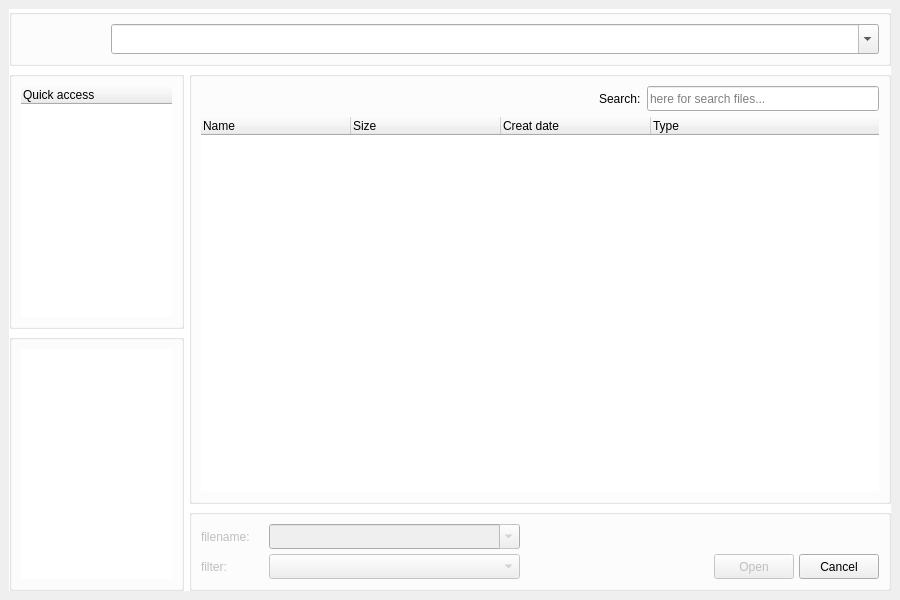
<?xml version="1.0" encoding="UTF-8"?>
<ui version="4.0">
 <class>SuperFileBox</class>
 <widget class="QFrame" name="SuperFileBox">
  <property name="geometry">
   <rect>
    <x>0</x>
    <y>0</y>
    <width>900</width>
    <height>600</height>
   </rect>
  </property>
  <property name="sizePolicy">
   <sizepolicy hsizetype="Minimum" vsizetype="Minimum">
    <horstretch>0</horstretch>
    <verstretch>0</verstretch>
   </sizepolicy>
  </property>
  <property name="minimumSize">
   <size>
    <width>900</width>
    <height>600</height>
   </size>
  </property>
  <property name="windowTitle">
   <string>Frame</string>
  </property>
  <property name="styleSheet">
   <string notr="true">QWidget#SuperFileBoxColor{background: white}</string>
  </property>
  <layout class="QHBoxLayout" name="horizontalLayout_2">
   <property name="spacing">
    <number>6</number>
   </property>
   <property name="leftMargin">
    <number>9</number>
   </property>
   <property name="topMargin">
    <number>9</number>
   </property>
   <property name="rightMargin">
    <number>9</number>
   </property>
   <property name="bottomMargin">
    <number>9</number>
   </property>
   <item>
    <widget class="QWidget" name="SuperFileBoxColor" native="true">
     <layout class="QGridLayout" name="gridLayout_2" rowstretch="1,99" columnstretch="2,8">
      <property name="leftMargin">
       <number>0</number>
      </property>
      <property name="topMargin">
       <number>0</number>
      </property>
      <property name="rightMargin">
       <number>0</number>
      </property>
      <property name="bottomMargin">
       <number>0</number>
      </property>
      <property name="spacing">
       <number>5</number>
      </property>
      <item row="1" column="0">
       <layout class="QVBoxLayout" name="verticalLayout" stretch="1,1">
        <property name="spacing">
         <number>5</number>
        </property>
        <property name="bottomMargin">
         <number>0</number>
        </property>
        <item>
         <widget class="QGroupBox" name="groupBox_4">
          <property name="title">
           <string/>
          </property>
          <layout class="QVBoxLayout" name="verticalLayout_9">
           <property name="spacing">
            <number>6</number>
           </property>
           <property name="leftMargin">
            <number>9</number>
           </property>
           <property name="topMargin">
            <number>9</number>
           </property>
           <property name="rightMargin">
            <number>9</number>
           </property>
           <property name="bottomMargin">
            <number>9</number>
           </property>
           <item>
            <widget class="QTreeWidget" name="treeWidget">
             <property name="frameShape">
              <enum>QFrame::NoFrame</enum>
             </property>
             <property name="autoScroll">
              <bool>false</bool>
             </property>
             <property name="headerHidden">
              <bool>false</bool>
             </property>
             <column>
              <property name="text">
               <string>Quick access</string>
              </property>
             </column>
            </widget>
           </item>
          </layout>
         </widget>
        </item>
        <item>
         <widget class="QGroupBox" name="groupBox_5">
          <property name="title">
           <string/>
          </property>
          <layout class="QVBoxLayout" name="verticalLayout_10">
           <property name="spacing">
            <number>6</number>
           </property>
           <property name="leftMargin">
            <number>9</number>
           </property>
           <property name="topMargin">
            <number>9</number>
           </property>
           <property name="rightMargin">
            <number>9</number>
           </property>
           <property name="bottomMargin">
            <number>9</number>
           </property>
           <item>
            <widget class="QTreeView" name="treeView">
             <property name="frameShape">
              <enum>QFrame::NoFrame</enum>
             </property>
             <property name="autoScroll">
              <bool>false</bool>
             </property>
             <property name="headerHidden">
              <bool>true</bool>
             </property>
             <attribute name="headerVisible">
              <bool>false</bool>
             </attribute>
             <attribute name="headerStretchLastSection">
              <bool>false</bool>
             </attribute>
            </widget>
           </item>
          </layout>
         </widget>
        </item>
       </layout>
      </item>
      <item row="1" column="1">
       <layout class="QVBoxLayout" name="verticalLayout_3" stretch="99,1">
        <property name="spacing">
         <number>5</number>
        </property>
        <property name="topMargin">
         <number>0</number>
        </property>
        <property name="bottomMargin">
         <number>0</number>
        </property>
        <item>
         <widget class="QGroupBox" name="groupBox">
          <property name="title">
           <string/>
          </property>
          <layout class="QVBoxLayout" name="verticalLayout_6" stretch="1,99">
           <property name="spacing">
            <number>6</number>
           </property>
           <property name="leftMargin">
            <number>9</number>
           </property>
           <property name="topMargin">
            <number>9</number>
           </property>
           <property name="rightMargin">
            <number>9</number>
           </property>
           <property name="bottomMargin">
            <number>9</number>
           </property>
           <item>
            <layout class="QHBoxLayout" name="horizontalLayout_3" stretch="0,0,6,0,4">
             <property name="spacing">
              <number>0</number>
             </property>
             <item>
              <widget class="QPushButton" name="pushButton_5">
               <property name="sizePolicy">
                <sizepolicy hsizetype="Minimum" vsizetype="Minimum">
                 <horstretch>0</horstretch>
                 <verstretch>0</verstretch>
                </sizepolicy>
               </property>
               <property name="minimumSize">
                <size>
                 <width>25</width>
                 <height>25</height>
                </size>
               </property>
               <property name="maximumSize">
                <size>
                 <width>25</width>
                 <height>25</height>
                </size>
               </property>
               <property name="text">
                <string/>
               </property>
               <property name="flat">
                <bool>true</bool>
               </property>
              </widget>
             </item>
             <item>
              <widget class="QPushButton" name="pushButton_7">
               <property name="sizePolicy">
                <sizepolicy hsizetype="Minimum" vsizetype="Minimum">
                 <horstretch>0</horstretch>
                 <verstretch>0</verstretch>
                </sizepolicy>
               </property>
               <property name="minimumSize">
                <size>
                 <width>25</width>
                 <height>25</height>
                </size>
               </property>
               <property name="maximumSize">
                <size>
                 <width>25</width>
                 <height>25</height>
                </size>
               </property>
               <property name="text">
                <string/>
               </property>
               <property name="flat">
                <bool>true</bool>
               </property>
              </widget>
             </item>
             <item>
              <spacer name="horizontalSpacer_2">
               <property name="orientation">
                <enum>Qt::Horizontal</enum>
               </property>
               <property name="sizeHint" stdset="0">
                <size>
                 <width>40</width>
                 <height>20</height>
                </size>
               </property>
              </spacer>
             </item>
             <item>
              <widget class="QLabel" name="label_2">
               <property name="sizePolicy">
                <sizepolicy hsizetype="Minimum" vsizetype="Preferred">
                 <horstretch>0</horstretch>
                 <verstretch>0</verstretch>
                </sizepolicy>
               </property>
               <property name="minimumSize">
                <size>
                 <width>0</width>
                 <height>0</height>
                </size>
               </property>
               <property name="maximumSize">
                <size>
                 <width>16777215</width>
                 <height>16777215</height>
                </size>
               </property>
               <property name="text">
                <string>Search:  </string>
               </property>
               <property name="alignment">
                <set>Qt::AlignLeading|Qt::AlignLeft|Qt::AlignVCenter</set>
               </property>
              </widget>
             </item>
             <item>
              <widget class="QLineEdit" name="lineEdit">
               <property name="minimumSize">
                <size>
                 <width>0</width>
                 <height>25</height>
                </size>
               </property>
               <property name="maximumSize">
                <size>
                 <width>16777215</width>
                 <height>25</height>
                </size>
               </property>
               <property name="placeholderText">
                <string>here for search files...</string>
               </property>
              </widget>
             </item>
            </layout>
           </item>
           <item>
            <widget class="QTableWidget" name="tableWidget">
             <property name="frameShape">
              <enum>QFrame::NoFrame</enum>
             </property>
             <property name="verticalScrollBarPolicy">
              <enum>Qt::ScrollBarAlwaysOff</enum>
             </property>
             <property name="horizontalScrollBarPolicy">
              <enum>Qt::ScrollBarAlwaysOff</enum>
             </property>
             <property name="alternatingRowColors">
              <bool>false</bool>
             </property>
             <property name="verticalScrollMode">
              <enum>QAbstractItemView::ScrollPerPixel</enum>
             </property>
             <property name="horizontalScrollMode">
              <enum>QAbstractItemView::ScrollPerPixel</enum>
             </property>
             <property name="showGrid">
              <bool>false</bool>
             </property>
             <property name="gridStyle">
              <enum>Qt::NoPen</enum>
             </property>
             <attribute name="horizontalHeaderMinimumSectionSize">
              <number>150</number>
             </attribute>
             <attribute name="horizontalHeaderDefaultSectionSize">
              <number>150</number>
             </attribute>
             <attribute name="horizontalHeaderStretchLastSection">
              <bool>true</bool>
             </attribute>
             <attribute name="verticalHeaderVisible">
              <bool>false</bool>
             </attribute>
             <attribute name="verticalHeaderMinimumSectionSize">
              <number>32</number>
             </attribute>
             <attribute name="verticalHeaderDefaultSectionSize">
              <number>32</number>
             </attribute>
             <column>
              <property name="text">
               <string>Name</string>
              </property>
              <property name="textAlignment">
               <set>AlignLeading|AlignVCenter</set>
              </property>
             </column>
             <column>
              <property name="text">
               <string>Size</string>
              </property>
              <property name="textAlignment">
               <set>AlignLeading|AlignVCenter</set>
              </property>
             </column>
             <column>
              <property name="text">
               <string>Creat date</string>
              </property>
              <property name="textAlignment">
               <set>AlignLeading|AlignVCenter</set>
              </property>
             </column>
             <column>
              <property name="text">
               <string>Type</string>
              </property>
              <property name="textAlignment">
               <set>AlignLeading|AlignVCenter</set>
              </property>
             </column>
            </widget>
           </item>
          </layout>
         </widget>
        </item>
        <item>
         <widget class="QGroupBox" name="groupBox_2">
          <property name="title">
           <string/>
          </property>
          <layout class="QGridLayout" name="gridLayout" rowstretch="1,1" columnstretch="1,4,3,1,1">
           <property name="spacing">
            <number>5</number>
           </property>
           <item row="0" column="0">
            <widget class="QLabel" name="label">
             <property name="enabled">
              <bool>false</bool>
             </property>
             <property name="text">
              <string>filename: </string>
             </property>
            </widget>
           </item>
           <item row="0" column="1">
            <widget class="QComboBox" name="comboBox_2">
             <property name="enabled">
              <bool>false</bool>
             </property>
             <property name="sizePolicy">
              <sizepolicy hsizetype="Minimum" vsizetype="Minimum">
               <horstretch>0</horstretch>
               <verstretch>0</verstretch>
              </sizepolicy>
             </property>
             <property name="minimumSize">
              <size>
               <width>80</width>
               <height>25</height>
              </size>
             </property>
             <property name="maximumSize">
              <size>
               <width>16777215</width>
               <height>25</height>
              </size>
             </property>
             <property name="editable">
              <bool>true</bool>
             </property>
            </widget>
           </item>
           <item row="1" column="0">
            <widget class="QLabel" name="label_3">
             <property name="enabled">
              <bool>false</bool>
             </property>
             <property name="text">
              <string>filter: </string>
             </property>
            </widget>
           </item>
           <item row="1" column="1">
            <widget class="QComboBox" name="comboBox_3">
             <property name="enabled">
              <bool>false</bool>
             </property>
             <property name="sizePolicy">
              <sizepolicy hsizetype="Minimum" vsizetype="Minimum">
               <horstretch>0</horstretch>
               <verstretch>0</verstretch>
              </sizepolicy>
             </property>
             <property name="minimumSize">
              <size>
               <width>80</width>
               <height>25</height>
              </size>
             </property>
             <property name="maximumSize">
              <size>
               <width>16777215</width>
               <height>25</height>
              </size>
             </property>
            </widget>
           </item>
           <item row="1" column="3">
            <widget class="QPushButton" name="pushButton_2">
             <property name="enabled">
              <bool>false</bool>
             </property>
             <property name="minimumSize">
              <size>
               <width>0</width>
               <height>25</height>
              </size>
             </property>
             <property name="maximumSize">
              <size>
               <width>16777215</width>
               <height>25</height>
              </size>
             </property>
             <property name="text">
              <string>Open</string>
             </property>
            </widget>
           </item>
           <item row="1" column="4">
            <widget class="QPushButton" name="pushButton_3">
             <property name="minimumSize">
              <size>
               <width>0</width>
               <height>25</height>
              </size>
             </property>
             <property name="maximumSize">
              <size>
               <width>16777215</width>
               <height>25</height>
              </size>
             </property>
             <property name="text">
              <string>Cancel</string>
             </property>
            </widget>
           </item>
           <item row="0" column="2" rowspan="2">
            <spacer name="horizontalSpacer">
             <property name="orientation">
              <enum>Qt::Horizontal</enum>
             </property>
             <property name="sizeHint" stdset="0">
              <size>
               <width>188</width>
               <height>52</height>
              </size>
             </property>
            </spacer>
           </item>
          </layout>
         </widget>
        </item>
       </layout>
      </item>
      <item row="0" column="0" colspan="2">
       <widget class="QGroupBox" name="groupBox_3">
        <property name="title">
         <string/>
        </property>
        <layout class="QHBoxLayout" name="horizontalLayout" stretch="1,1,1,99">
         <property name="spacing">
          <number>0</number>
         </property>
         <item>
          <widget class="QPushButton" name="pushButton_4">
           <property name="sizePolicy">
            <sizepolicy hsizetype="Minimum" vsizetype="Minimum">
             <horstretch>0</horstretch>
             <verstretch>0</verstretch>
            </sizepolicy>
           </property>
           <property name="minimumSize">
            <size>
             <width>30</width>
             <height>30</height>
            </size>
           </property>
           <property name="maximumSize">
            <size>
             <width>16777215</width>
             <height>30</height>
            </size>
           </property>
           <property name="text">
            <string/>
           </property>
           <property name="flat">
            <bool>true</bool>
           </property>
          </widget>
         </item>
         <item>
          <widget class="QPushButton" name="pushButton">
           <property name="sizePolicy">
            <sizepolicy hsizetype="Minimum" vsizetype="Minimum">
             <horstretch>0</horstretch>
             <verstretch>0</verstretch>
            </sizepolicy>
           </property>
           <property name="minimumSize">
            <size>
             <width>30</width>
             <height>30</height>
            </size>
           </property>
           <property name="maximumSize">
            <size>
             <width>16777215</width>
             <height>30</height>
            </size>
           </property>
           <property name="text">
            <string/>
           </property>
           <property name="flat">
            <bool>true</bool>
           </property>
          </widget>
         </item>
         <item>
          <widget class="QPushButton" name="pushButton_6">
           <property name="sizePolicy">
            <sizepolicy hsizetype="Minimum" vsizetype="Minimum">
             <horstretch>0</horstretch>
             <verstretch>0</verstretch>
            </sizepolicy>
           </property>
           <property name="minimumSize">
            <size>
             <width>30</width>
             <height>30</height>
            </size>
           </property>
           <property name="maximumSize">
            <size>
             <width>16777215</width>
             <height>30</height>
            </size>
           </property>
           <property name="text">
            <string/>
           </property>
           <property name="flat">
            <bool>true</bool>
           </property>
          </widget>
         </item>
         <item>
          <widget class="QComboBox" name="comboBox">
           <property name="minimumSize">
            <size>
             <width>80</width>
             <height>30</height>
            </size>
           </property>
           <property name="maximumSize">
            <size>
             <width>16777215</width>
             <height>30</height>
            </size>
           </property>
           <property name="editable">
            <bool>true</bool>
           </property>
           <property name="frame">
            <bool>true</bool>
           </property>
          </widget>
         </item>
        </layout>
       </widget>
      </item>
     </layout>
    </widget>
   </item>
  </layout>
 </widget>
 <resources/>
 <connections/>
</ui>
